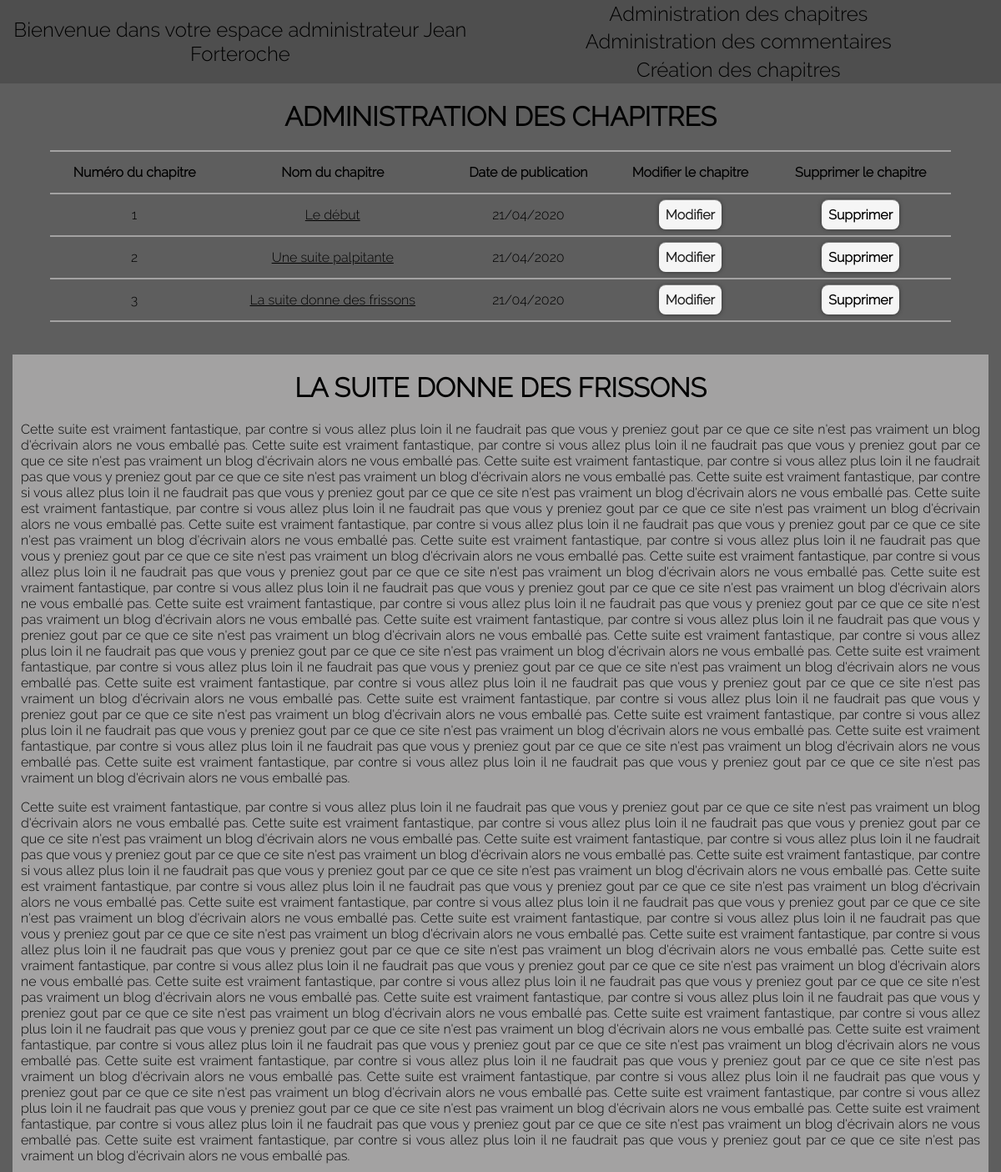
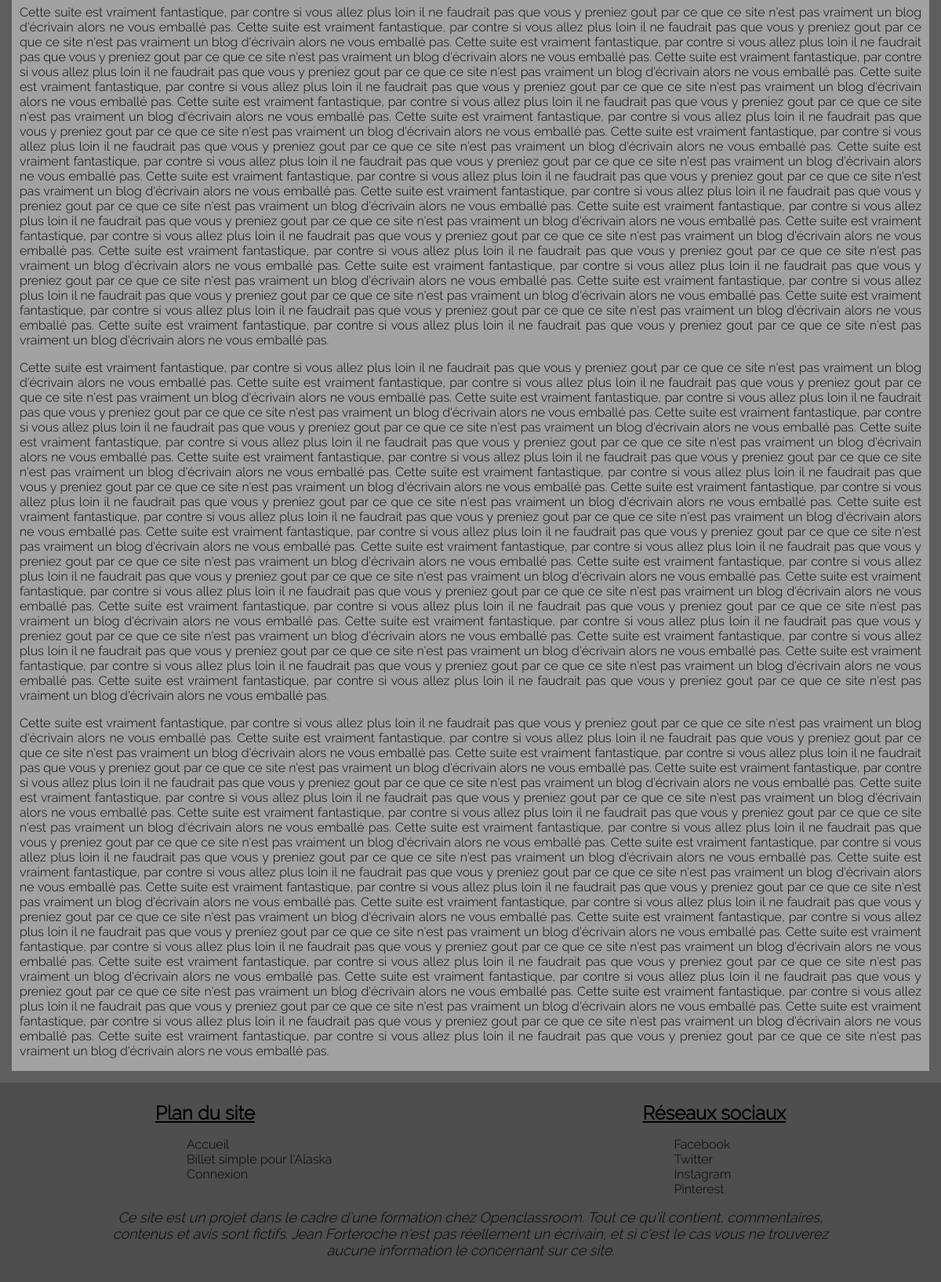
Page /index.php?page=adminChaptersPage (signed in) on the committed database (2 pictures, top to bottom).
### tables this page shows
CREATE TABLE `chapter` (
  `id` int(11) NOT NULL,
  `chapterNumber` int(11) NOT NULL,
  `chapterName` varchar(255) NOT NULL,
  `chapterContent` longtext NOT NULL,
  `dateOfPublication` datetime NOT NULL
);

### view/View.php (called while the page is built, shortened)
<?php
class View {
    public function renderAdmin($path, $param){
        $content = $this->renderContent($path, $param);
        require('view/adminTemplate.php');
        return ob_get_clean();
    }
    public function renderContent($path, $param){
        extract($param);
        require($path);
        return ob_get_clean();
    }
}

### controller/Controller.php (called while the page is built, shortened)
<?php
class Controller{
    public function adminChaptersPage($warningMessage=null){
        $title = 'Administration des chapitres';
        $chapterManager = new ChapterManager;
        $allChapters = $chapterManager->getAllChapters();
        $idLastChapter = $chapterManager->getLastIdChapter();
        $idChapter = $_GET['chapterId'] ?? $idLastChapter;
        $seeChapter = $chapterManager->getChapter($idChapter);
        $view = new View();
        return $view->renderAdmin('view/adminChaptersView.php', [   'title'=>$title,
                                                                    'allChapters'=>$allChapters,
                                                                    'warningMessage'=>$warningMessage,
                                                                    'seeChapter'=>$seeChapter
                                                                ]);
    }
}

### model/ChapterManager.php (called while the page is built, shortened)
<?php
class ChapterManager extends Model{
    public function getAllChapters(){
        $sql = ('SELECT * FROM chapter ORDER BY chapterNumber');
        $allChaptersList = [];
        $statement = $this->executeQuery($sql);
        while($rs = $statement->fetch()){
            $chapter = new Chapter($rs);
            $allChaptersList[]= $chapter;
        }
        return $allChaptersList;
    }
    public function getChapter($id){
        $sql = ('SELECT * FROM chapter WHERE id=?');
        $args = array($id);
        $statement = $this->prepareQuery($sql, $args);
        $rs = $statement->fetch();
        if($rs!=null){
            $chapter = new Chapter($rs);
            return $chapter;
        }
        return null;
    }
    public function getLastIdChapter(){
        $sql = ('SELECT MAX(id) AS max_id FROM chapter');
        $statement = $this->executeQuery($sql);
        $rs = $statement->fetch();
        return $rs['max_id'];
    }
}

### model/Model.php (called while the page is built)
<?php
abstract class Model{
    private $_db;
    protected function executeQuery($sql){
        $req = $this->getDb()->query($sql);
        return $req;
    }
    protected function prepareQuery($sql, $args){
        $req = $this->getDb()->prepare($sql);
        $req->execute($args);
        return $req;
    }
    private function getDb(){
        if($this->_db == null){
            $this->_db = new PDO('mysql:host=localhost;dbname=Projet 4_Blog Jean Forteroche;charset=utf8','root','963951');
        }
        return $this->_db;
    }
}

### model/AbstractEntity.php (called while the page is built, shortened)
<?php
abstract class AbstractEntity{
    public function hydrate(array $donnees){
        foreach($donnees as $key => $value){
            $method = 'set' . ucfirst($key);
        }
    }
    public function alter($date, $before, $after) {
		return DateTime::createFromFormat($before, $date)->format($after);
    }
	public function toHTML($date, $before = 'Y-m-d H:i:s') {
		return self::alter($date, $before, 'd/m/Y');
    }
}

### model/Chapter.php (called while the page is built, shortened)
<?php
class Chapter extends AbstractEntity{
    private $_id;
    private $_chapterNumber;
    private $_chapterName;
    private $_chapterContent;
    private $_dateOfPublication;
    public function getId(){
        return $this->_id;
    }
    public function setId($id){
        $this->_id = $id;
    }
    public function getChapterNumber(){
        return $this->_chapterNumber;
    }
    public function setChapterNumber($chapterNumber){
        $this->_chapterNumber = $chapterNumber;
    }
    public function getChapterName(){
        return $this->_chapterName;
    }
    public function setChapterName($chapterName){
        $this->_chapterName = $chapterName;
    }
    public function getAllChapterContent(){
        return $this->_chapterContent;
    }
    public function setChapterContent($chapterContent){
        $this->_chapterContent = $chapterContent;
    }
    public function getDateOfPublicationDMY(){
        $date = $this->_dateOfPublication;
        return self::toHTML($date);
    }
    public function setDateOfPublication($dateOfPublication){
        $this->_dateOfPublication = $dateOfPublication;
    }
}

### view/adminChaptersView.php (the view, shortened to what this page needs)
<div id="adminChapter">
    <h1>Administration des chapitres</h1>
    <table>
        <tr>
            <th>Numéro du chapitre</th>
            <th>Nom du chapitre</th>
            <th>Date de publication</th>
            <th>Modifier le chapitre</th>
            <th>Supprimer le chapitre</th>
        </tr>
    <?php foreach($allChapters as $chapter): ?>
        <tr>
            <td><?= $chapter->getChapterNumber() ?></a></td>
            <td><a class="adminDisplayChapter" href="index.php?page=adminChaptersPage&amp;chapterId=<?= $chapter->getId() ?>"><?= $chapter->getChapterName() ?></td>
            <td><?= $chapter->getDateOfPublicationDMY() ?></td>
            <td><a class="adminModifyButton" href="index.php?page=adminCreateChapterPage&amp;idModifyChapter=<?= $chapter->getId() ?>">Modifier</a></td>
            <td><a class="adminDeletedButton" href="index.php?page=deleteChapterAction&amp;idDelChapter=<?= $chapter->getId() ?>"
                onclick = "return(confirm('Voulez-vous supprimer le chapitre : <?=  $chapter->getChapterName() ?>'))" >Supprimer</a>
            </td>
        </tr>
    <?php endforeach; ?>
    </table>
</div>
<div id="vueChapter">
    <?php
        if(!empty($seeChapter)){
        ?>
            <h1><?= $seeChapter->getChapterName(); ?></h1>
            <p class='completText'><?= $seeChapter->getAllChapterContent(); ?></p>
        <?php
        } else {
            echo 'ce chapitre n\'existe pas';
        }
        ?>
</div>

### public/css/style.css (style rules this page uses)
body { background-color: #5e5e5e; font-family: 'ralewaynormal', arial, sans-serif; margin: auto; color: black; }
h1 { text-transform: uppercase; text-align: center; margin-left: 20px; margin-right: 20px; font-size: xx-large; }
.button, .adminDeletedButton, .adminModifyButton { text-decoration: none; font-weight: bold; padding: 8px; text-align: center; color: #000; background: #F5F5F5; border-radius: 8px; text-shadow: 0px 1px 0px rgba( 255, 255, 255, 0.2); box-shadow: 0 0 5px rgba( 0, 0, 0, 0.5), 0 -1px 0 rgba( 255, 255, 255, 0.4); }
.button:hover, .adminDeletedButton:hover, .adminModifyButton { color: #222; background: #F5F5F5; }
.completText { text-align: justify; padding-left: 20px; padding-right: 20px; }
.adminDisplayChapter { color: black; text-decoration: underline; }
table { width: 90%; margin: auto; border-collapse: collapse; }
table a { text-decoration: none; }
th, td { border-top: 2px solid #a3a2a2; border-bottom: 2px solid #a3a2a2; padding: 15px 0px 15px 0px; }
#vueChapter { margin: 15px; text-align: justify; background-color: #a3a2a2; padding: 0px 10px; }

### rows in the picture
chapter: chapterNumber "1", chapterName "Le début", dateOfPublication "21/04/2020"
chapter: chapterNumber "2", chapterName "Une suite palpitante", dateOfPublication "21/04/2020"
chapter: chapterNumber "3", chapterName "La suite donne des frissons", dateOfPublication "21/04/2020", chapterName "LA SUITE DONNE DES FRISSONS", chapterContent "Cette suite est vraiment fantastique, par contre si vous allez plus loin il ne faudrait pas que vous y preniez gout par ce que ce site n'est pas vraiment un blog d'écrivain alors ne vous emballé pas. Cette suite est vraiment fantastique, par contre si vous allez plus loin il ne faudrait pas que vous y preniez gout par ce que ce site n'est pas vraiment un blog d'écrivain alors ne vous emballé pas. Cette suite est vraiment fantastique, par contre si vous allez plus loin il ne faudrait pas que vous y preniez gout par ce que ce site n'est pas vraiment un blog d'écrivain alors ne vous emballé pas. Cette suite est vraiment fantastique, par contre si vous allez plus loin il ne faudrait pas que…"

### other values in the picture
$member->getPseudo() "Jean Forteroche"
